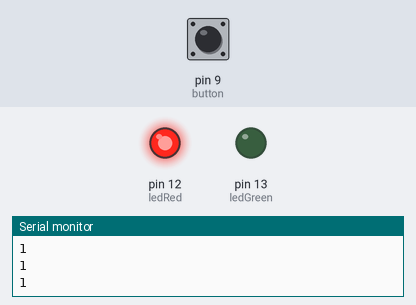
This sketch was run on a simulated Arduino Uno, built with avr-gcc and run on an emulated ATmega328P. On the bench: output pins drawn as LEDs (lit = HIGH), the last lines printed to the serial monitor. Inputs (shaded band) come from the test bench; at power-on: pin 9 (button) HIGH.

Above: at 1.2 s.
1.3 s: pin 9 (button) pulled LOW for 0.15 s
At 1.5 s:
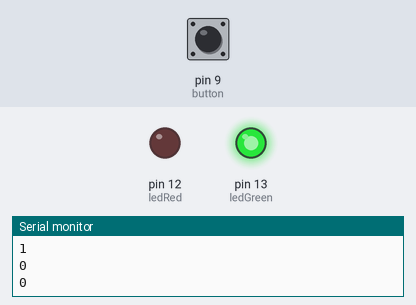
3.1 s: pin 9 (button) pulled LOW for 3.2 s
At 7.7 s:
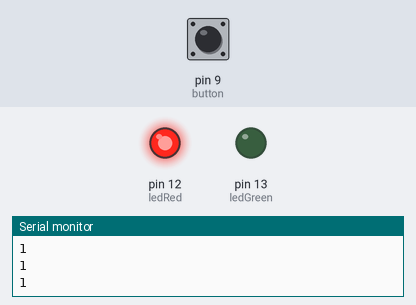
Timing chart, 0 to 9.2 s (numbered marks = the images above; inputs shaded):
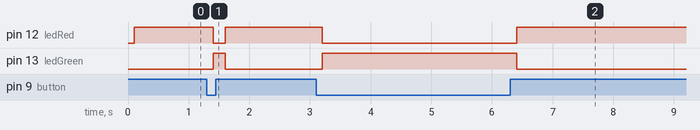

The sketch:

exercicio_1_6.ino
```cpp
int ledGreen = 13, ledRed = 12, button = 9, buttonState;

//Variáveis para o bônus:
//bool gOn, rOn;

void setup() {
  // put your setup code here, to run once:
  Serial.begin(9600);
  pinMode(ledGreen, OUTPUT);
  pinMode(ledRed, OUTPUT);
  pinMode(button, INPUT_PULLUP);
}

void loop() {
  // put your main code here, to run repeatedly:
  buttonState = digitalRead(button);
  Serial.println(buttonState);

  //Exercício principal (Comentar até linha 27 se quiser ver o bônus):
  delay(100);
  if(buttonState == 0){
    digitalWrite(ledGreen, 1);
    digitalWrite(ledRed, 0);
  } else if(buttonState == 1){
    digitalWrite(ledGreen, 0);
    digitalWrite(ledRed, 1);
  }

  //Bônus - Alternar a luz ligada com o toque do botão.
  //Primeiro toque liga a luz verde. Segundo toque apaga a luz verde e acende a vermelha, etc.
  //Descomentar abaixo para ver o resultado.
  /*
  delay(120);
  if(buttonState == 0){
    if(gOn == 1) {
      digitalWrite(ledGreen, 0);
      digitalWrite(ledRed, 1);
      gOn = 0;
      rOn = 1;
    } else if(rOn == 1){
      digitalWrite(ledGreen, 1);
      digitalWrite(ledRed, 0);
      gOn = 1;
      rOn = 0;
    } else if(gOn == 0 && rOn == 0){
      digitalWrite(ledGreen, 1);
      gOn = 1;
    }
  }
  */
}
```

Measured:
- after the input at 1.3 s, pin 12 (ledRed): HIGH → LOW after 0.10 s, → HIGH 0.20 s later; pin 13 (ledGreen): LOW → HIGH after 0.10 s, → LOW 0.20 s later
- after the input at 3.1 s, pin 12 (ledRed): HIGH → LOW after 0.10 s, → HIGH 3.2 s later; pin 13 (ledGreen): LOW → HIGH after 0.10 s, → LOW 3.2 s later
